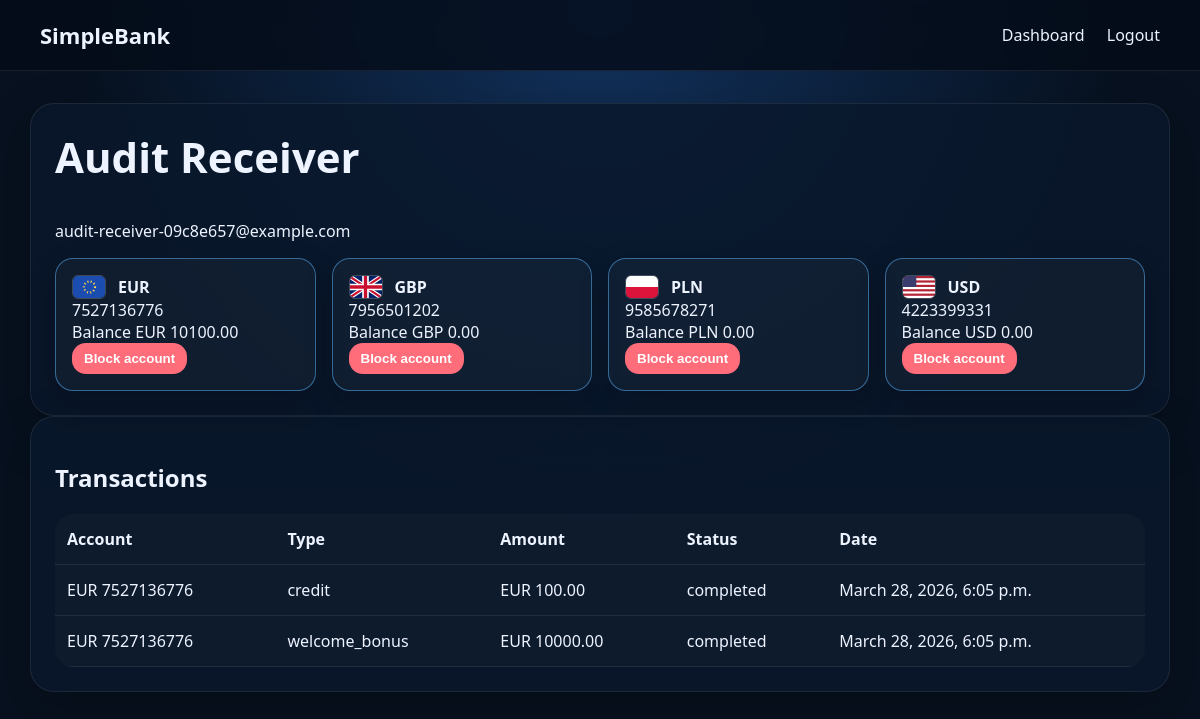
Screenshot of /app/manager/users/10/ (signed in) with the database file from the repository.
### users/models.py (models this page shows, shortened)
class User(AbstractBaseUser, PermissionsMixin):
    email = models.EmailField(unique=True)
    full_name = models.CharField(max_length=255)
    role = models.CharField(max_length=20, choices=UserRole.choices, default=UserRole.USER)
    default_currency = models.CharField(max_length=3, choices=AccountCurrency.choices, default=AccountCurrency.EUR)
    is_active = models.BooleanField(default=True)
    is_staff = models.BooleanField(default=False)
    date_joined = models.DateTimeField(default=timezone.now)
    created_at = models.DateTimeField(auto_now_add=True)
    updated_at = models.DateTimeField(auto_now=True)
    USERNAME_FIELD = "email"
    REQUIRED_FIELDS = ["full_name"]
    objects = UserManager()

### accounts/models.py (models this page shows, shortened)
class BankAccount(models.Model):
    user = models.ForeignKey(settings.AUTH_USER_MODEL, on_delete=models.CASCADE, related_name="accounts")
    account_number = models.CharField(max_length=10, unique=True)
    swift_code = models.CharField(max_length=11, blank=True)
    balance = models.DecimalField(max_digits=14, decimal_places=2, default=Decimal("0.00"))
    reserved_balance = models.DecimalField(max_digits=14, decimal_places=2, default=Decimal("0.00"))
    currency = models.CharField(max_length=3, choices=AccountCurrency.choices, default=AccountCurrency.EUR)
    status = models.CharField(max_length=20, choices=AccountStatus.choices, default=AccountStatus.ACTIVE)
    created_at = models.DateTimeField(auto_now_add=True)
    updated_at = models.DateTimeField(auto_now=True)
    class Meta:
        ordering = ["currency", "account_number"]
        constraints = [
            models.UniqueConstraint(fields=["user", "currency"], name="unique_currency_account_per_user"),
        ]
    @property
    def flag_file(self):
        return get_currency_metadata(self.currency)["flag_file"]

### transactions/models.py (models this page shows, shortened)
class Transaction(models.Model):
    account = models.ForeignKey("accounts.BankAccount", on_delete=models.CASCADE, related_name="transactions")
    related_account = models.ForeignKey("accounts.BankAccount", on_delete=models.SET_NULL, null=True, blank=True, related_name="related_transactions")
    transfer = models.ForeignKey(Transfer, on_delete=models.SET_NULL, null=True, blank=True, related_name="transactions")
    type = models.CharField(max_length=20, choices=TransactionType.choices)
    status = models.CharField(max_length=20, choices=TransactionStatus.choices, default=TransactionStatus.COMPLETED)
    amount = models.DecimalField(max_digits=14, decimal_places=2)
    fee_amount = models.DecimalField(max_digits=14, decimal_places=2, default=Decimal("0.00"))
    reference = models.CharField(max_length=255, blank=True)
    description = models.CharField(max_length=255, blank=True)
    created_at = models.DateTimeField(auto_now_add=True)
    processed_at = models.DateTimeField(null=True, blank=True, default=None)
    class Meta:
        ordering = ["-created_at", "-id"]

### webui/views.py (the view)
        def wrapped(request, *args, **kwargs):
            if request.user.role not in roles:
                messages.error(request, "You do not have permission to access this page.")
                return redirect("dashboard")
            return view_func(request, *args, **kwargs)

### accounts/currencies.py (called while the page is built)
def get_currency_metadata(currency):
    return CURRENCY_METADATA[currency]

### webui/views.py (called while the page is built)
def role_required(*roles):
    def decorator(view_func):
        def wrapped(request, *args, **kwargs):
            if request.user.role not in roles:
                messages.error(request, "You do not have permission to access this page.")
                return redirect("dashboard")
            return view_func(request, *args, **kwargs)
        return login_required(wrapped)
    return decorator

@role_required(UserRole.MANAGER)
def manager_user_detail(request, user_id):
    bank_user = get_object_or_404(User.objects.prefetch_related("accounts"), pk=user_id, role=UserRole.USER)
    transactions = Transaction.objects.filter(account__user=bank_user).select_related("account", "related_account")[:100]
    return render(request, "webui/manager_user_detail.html", {"bank_user": bank_user, "transactions": transactions})

### templates/webui/manager_user_detail.html (shortened to what this page needs)
{% extends "webui/base.html" %}
{% block content %}
<section class="panel">
    <h1>{{ bank_user.full_name }}</h1>
    <p>{{ bank_user.email }}</p>
    <div class="account-grid compact">
        {% for account in bank_user.accounts.all %}
            <div class="account-card active">
                <div class="currency-inline">
                    <img class="currency-flag" src="/static/{{ account.flag_file }}" alt="{{ account.currency }} flag">
                    <strong>{{ account.currency }}</strong>
                </div>
                <div>{{ account.account_number }}</div>
                <div>Balance {{ account.currency }} {{ account.balance }}</div>
                <form method="post" action="{% url 'webui-manager-block-account' account.id %}">
                    <button class="button danger small" type="submit">Block account</button>
                </form>
            </div>
        {% endfor %}
    </div>
</section>
<section class="panel">
    <h2>Transactions</h2>
    <table>
        <thead><tr><th>Account</th><th>Type</th><th>Amount</th><th>Status</th><th>Date</th></tr></thead>
        <tbody>
            {% for tx in transactions %}
                <tr>
                    <td>{{ tx.account.currency }} {{ tx.account.account_number }}</td>
                    <td>{{ tx.type }}</td>
                    <td>{{ tx.account.currency }} {{ tx.amount }}</td>
                    <td>{{ tx.status }}</td>
                    <td>{{ tx.created_at }}</td>
                </tr>
            {% empty %}
                <tr><td colspan="5">No transactions found.</td></tr>
            {% endfor %}
        </tbody>
    </table>
</section>
{% endblock %}

### static/webui/app.css (style rules this page uses)
:root { color-scheme: light; --bg: #07111f; --surface: rgba(10, 24, 44, 0.85); --surface-soft: #0e1d34; --text: #edf3ff; --muted: #9fb4d1; --primary: #5cb8ff; --accent: #7ef0c1; --danger: #ff6d7b; --border: rgba(255,255,255,0.08); }
body { margin: 0; font-family: Segoe UI, Arial, sans-serif; background: radial-gradient(circle at top, #12325d 0%, var(--bg) 55%); color: var(--text); }
.topbar, .page-shell, .panel, .hero-card, table, input, button, a, select { box-sizing: border-box; }
.hero h1, .panel h1 { margin-top: 0; font-size: 42px; }
.panel, .hero-card { background: var(--surface); border: 1px solid var(--border); border-radius: 24px; padding: 24px; box-shadow: 0 20px 50px rgba(0,0,0,0.25); }
.button { display: inline-block; text-decoration: none; border: none; border-radius: 14px; padding: 12px 18px; cursor: pointer; font-weight: 600; }
.button.danger { background: var(--danger); color: white; }
.button.small { padding: 8px 12px; }
table { width: 100%; border-collapse: collapse; margin-top: 16px; background: rgba(255,255,255,0.02); border-radius: 18px; overflow: hidden; }
th, td { padding: 14px 12px; border-bottom: 1px solid var(--border); text-align: left; }
.currency-inline { display: flex; align-items: center; gap: 12px; }
.currency-flag { width: 32px; height: 22px; border-radius: 6px; border: 1px solid rgba(255,255,255,0.2); object-fit: cover; }
.account-grid { display: grid; grid-template-columns: repeat(auto-fit, minmax(220px, 1fr)); gap: 16px; }
.account-grid.compact { grid-template-columns: repeat(auto-fit, minmax(200px, 1fr)); }
.account-card { display: block; color: var(--text); text-decoration: none; background: rgba(255,255,255,0.03); border: 1px solid var(--border); border-radius: 18px; padding: 16px; }
.account-card.active { border-color: rgba(92, 184, 255, 0.5); box-shadow: 0 10px 30px rgba(0,0,0,0.2); }

### rows the page displays
User: full_name "Audit Receiver", email "audit-receiver-09c8e657@example.com"
BankAccount: shows a picture, currency "EUR", account_number "7527136776", balance "10100.00"
BankAccount: shows a picture, currency "GBP", account_number "7956501202", balance "0.00"
BankAccount: shows a picture, currency "PLN", account_number "9585678271", balance "0.00"
BankAccount: shows a picture, currency "USD", account_number "4223399331", balance "0.00"
Transaction: account.currency "EUR", account.account_number "7527136776", type "credit", amount "100.00", status "completed", created_at "March 28, 2026, 6:05 p.m."
Transaction: account.currency "EUR", account.account_number "7527136776", type "welcome_bonus", amount "10000.00", status "completed", created_at "March 28, 2026, 6:05 p.m."
